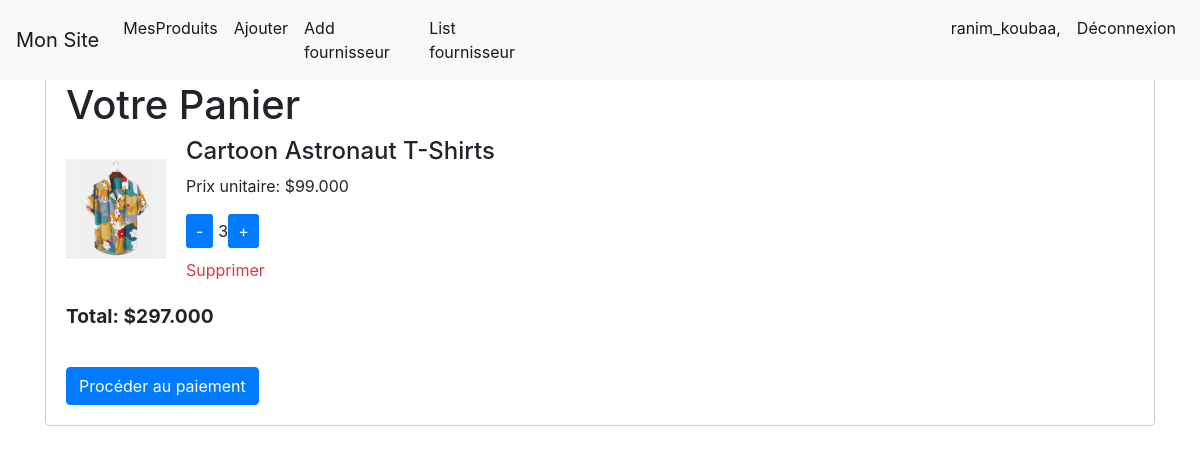
The app's page /magasin/panier/ (signed in) with its own data.
### magasin/models.py (models this page shows, shortened)
class ElementPanier(models.Model):
    panier = models.ForeignKey(Panier, on_delete=models.CASCADE)
    produit = models.ForeignKey(Produit, on_delete=models.CASCADE)
    quantite = models.PositiveIntegerField(default=1)

class Produit(models.Model):
    TYPE_CHOICES = [
        ('em', 'emballé'),
        ('fr', 'Frais'),
        ('cs', 'Conserve')
    ]
    libelle = models.CharField(max_length=100)
    description = models.TextField(default='Non définie')
    prix = models.DecimalField(max_digits=10, decimal_places=3)
    type = models.CharField(max_length=2, choices=TYPE_CHOICES, default='em')
    img = models.ImageField(blank=True)
    categorie = models.ForeignKey(Categorie, on_delete=models.CASCADE, null=True)
    fournisseur = models.ForeignKey(Fournisseur, on_delete=models.CASCADE, null=True)

### magasin/views.py (the view)
# urls.py: path('panier/', views.panier, name='panier'),
@login_required
def panier(request):
    panier = Panier.objects.get(utilisateur=request.user)
    elements_panier = ElementPanier.objects.filter(panier=panier)
    total = sum(element.produit.prix * element.quantite for element in elements_panier)
    context = {
        'elements_panier': elements_panier,
        'total': total,
    }
    return render(request, 'magasin/panier.html', context)

### magasin/templates/magasin/panier.html (shortened to what this page needs)
{% extends "magasin/base.html" %}
{% block content %}
<div class="cart-section">
    <h1>Votre Panier</h1>
    {% if elements_panier %}
        <div class="cart-collection">
            {% for element in elements_panier %}
                <div class="cart-item">
                    <img src="{{ element.produit.img.url }}" alt="{{ element.produit.libelle }}" />
                    <div class="item-details">
                        <h4>{{ element.produit.libelle }}</h4>
                        <p>Prix unitaire: ${{ element.produit.prix }}</p>
                        <div class="quantity-controls">
                            <button onclick="updateQuantity('{{ element.id }}', 'decrement')">-</button>
                            <span id="quantity-{{ element.id }}">{{ element.quantite }}</span>
                            <button onclick="updateQuantity('{{ element.id }}', 'increment')">+</button>
                        </div>
                        <a href="{% url 'supprimer_produit_panier' element.id %}" class="remove-item">
                             Supprimer
                        </a>
                    </div>
                </div>
            {% endfor %}
        </div>
        <p class="cart-total">Total: ${{ total }}</p>
        <a href="{% url 'process_paiement' %}" class="btn btn-primary">Procéder au paiement</a>
    {% else %}
        <p>Votre panier est vide.</p>
    {% endif %}
</div>
{% endblock %}

### magasin/templates/magasin/base.html (shortened to what this page needs)
{% load static %}
<!DOCTYPE html>
<html>
<head>
	<link rel='stylesheet' type='text/css' media='screen' href="{% static 'css/base.css'%}">
    <link rel="stylesheet" href="https://stackpath.bootstrapcdn.com/bootstrap/4.3.1/css/bootstrap.min.css">
</head>
<body>
    <nav class="navbar navbar-expand-lg navbar-light bg-light fixed-top">
        <a class="navbar-brand" href="#">Mon Site</a>
        <div class="collapse navbar-collapse" id="navbarNav">
            <ul class="navbar-nav">
                <li class="nav-item active">
                    <a class="nav-link"  href="{% url 'index' %}">MesProduits <span class="sr-only">(current)</span></a>
                </li>
                <li class="nav-item active">
                    <a class="nav-link" href="{% url 'indajout' %}">Ajouter <span class="sr-only">(current)</span></a>
                </li>
                <li class="nav-item active">
                    <a class="nav-link" href="{% url 'AjoutFournisseur' %}">Add fournisseur <span class="sr-only">(current)</span></a>
                </li>
                <li class="nav-item active">
                    <a class="nav-link" href="{% url 'ListFournisseur' %}">List fournisseur <span class="sr-only">(current)</span></a>
                </li>
                {% if user.is_authenticated %}
                <li class="nav-item active" style="margin-left:400px;">
                    <a class="nav-link" href="#">{{user}},</a>
                </li>
                <li class="nav-item active">
                    <a class="nav-link" href="{% url 'custom_logout' %}">Déconnexion</a>
                </li>
                {% endif %}
            </ul>
        </div>
    </nav>
    <div class="container">
	{% block content %} {% endblock %}
    </div>
</body>
</html>

### magasin/templates/magasin/base.html (style rules this page uses)
.navbar-nav li.active a { color: #D10024; }

### magasin/templates/magasin/panier.html (style rules this page uses)
.cart-section { padding: 20px; border: 1px solid #ccc; margin-top: 60px; border-radius: 5px; }
.cart-item { display: flex; align-items: center; margin-bottom: 20px; }
.cart-item img { width: 100px; height: 100px; object-fit: cover; margin-right: 20px; }
.item-details { flex-grow: 1; }
.quantity-controls { display: flex; align-items: center; margin-top: 10px; }
.quantity-controls button { cursor: pointer; background-color: #007bff; color: #fff; border: none; padding: 5px 10px; border-radius: 3px; margin-right: 5px; }
.remove-item { color: #dc3545; text-decoration: none; margin-top: 10px; display: inline-block; }
.cart-total { margin-top: 20px; font-weight: bold; font-size: 1.2em; }
.btn-primary { margin-top: 20px; }

### records on screen
ElementPanier: produit.img (picture), produit.libelle "Cartoon Astronaut T-Shirts", produit.prix "99.000", quantite "3"

### other values on screen
{{ user }} "ranim_koubaa"
{{ total }} "297.000"
